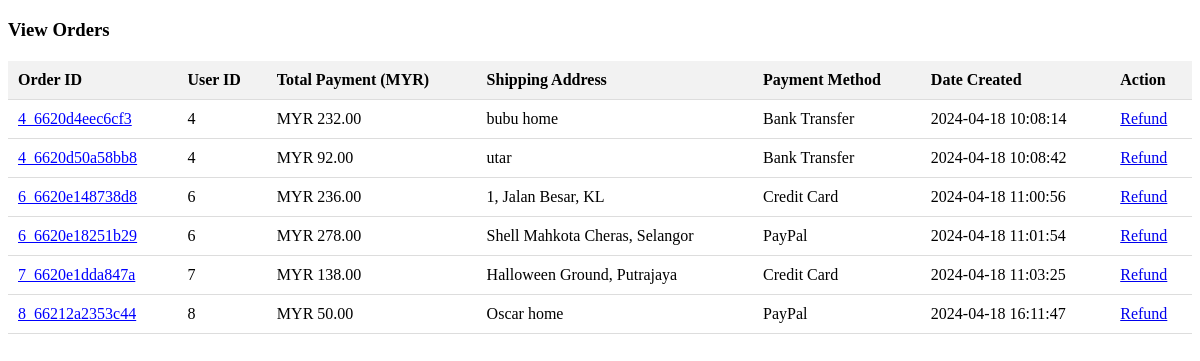
Screenshot of /admin/view_orders.php with the database file from the repository.
### tables this page shows
CREATE TABLE `orders` (
  `order_id` varchar(255) NOT NULL,
  `user_id` int(11) DEFAULT NULL,
  `total_payment` decimal(10,2) DEFAULT NULL,
  `shipping_address` varchar(255) DEFAULT NULL,
  `payment_method` varchar(50) DEFAULT NULL,
  `date_created` datetime DEFAULT NULL
);

### admin/view_orders.php (the view, shortened to what this page needs)
<!DOCTYPE html>
<html lang="en">
<head>
</head>
<body>
    <h3>View Orders</h3>
    <table>
        <tr>
            <th>Order ID</th>
            <th>User ID</th>
            <th>Total Payment (MYR)</th>
            <th>Shipping Address</th>
            <th>Payment Method</th>
            <th>Date Created</th>
            <th>Action</th>
        </tr>
        <?php
        include('../include/connect.php');
        $select_query = "SELECT * FROM orders";
        $result = mysqli_query($con, $select_query);
        while ($row = mysqli_fetch_assoc($result)) {
            echo "<tr>";
            echo "<td><a href='order_details.php?order_id=" . $row['order_id'] . "' class='link'>" . $row['order_id'] . "</a></td>";
            echo "<td>" . $row['user_id'] . "</td>";
            echo "<td>MYR " . number_format($row['total_payment'], 2) . "</td>";
            echo "<td>" . $row['shipping_address'] . "</td>";
            echo "<td>" . $row['payment_method'] . "</td>";
            echo "<td>" . $row['date_created'] . "</td>";
            echo "<td><a href='refund.php?order_id=" . $row['order_id'] . "' onclick='return confirm(\"Are you sure you want to refund this order?\")'>Refund</a></td>";
            echo "</tr>";
        }
        ?>
    </table>
</body>
</html>

### admin/view_orders.php (style rules this page uses)
table { width: 100%; border-collapse: collapse; margin-top: 20px; }
th, td { padding: 10px; text-align: left; border-bottom: 1px solid #ddd; }
th { background-color: #f2f2f2; }
.link { color: blue; text-decoration: underline; cursor: pointer; }

### rows the page displays
orders: order_id "4_6620d4eec6cf3", user "4", total_payment "232.00", shipping_address "bubu home", payment_method "Bank Transfer", date_created "2024-04-18 10:08:14"
orders: order_id "4_6620d50a58bb8", user "4", total_payment "92.00", shipping_address "utar", payment_method "Bank Transfer", date_created "2024-04-18 10:08:42"
orders: order_id "6_6620e148738d8", user "6", total_payment "236.00", shipping_address "1, Jalan Besar, KL", payment_method "Credit Card", date_created "2024-04-18 11:00:56"
orders: order_id "6_6620e18251b29", user "6", total_payment "278.00", shipping_address "Shell Mahkota Cheras, Selangor", payment_method "PayPal", date_created "2024-04-18 11:01:54"
orders: order_id "7_6620e1dda847a", user "7", total_payment "138.00", shipping_address "Halloween Ground, Putrajaya", payment_method "Credit Card", date_created "2024-04-18 11:03:25"
orders: order_id "8_66212a2353c44", user "8", total_payment "50.00", shipping_address "Oscar home", payment_method "PayPal", date_created "2024-04-18 16:11:47"
